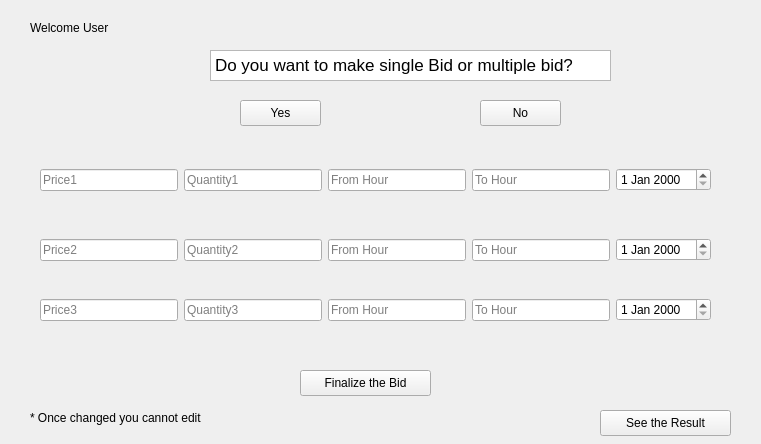
<?xml version="1.0" encoding="UTF-8"?>
<ui version="4.0">
 <class>QWidget</class>
 <widget class="QWidget" name="QWidget">
  <property name="geometry">
   <rect>
    <x>0</x>
    <y>0</y>
    <width>761</width>
    <height>444</height>
   </rect>
  </property>
  <property name="windowTitle">
   <string>Form</string>
  </property>
  <widget class="QTextEdit" name="textEdit">
   <property name="geometry">
    <rect>
     <x>210</x>
     <y>50</y>
     <width>401</width>
     <height>31</height>
    </rect>
   </property>
   <property name="html">
    <string>&lt;!DOCTYPE HTML PUBLIC &quot;-//W3C//DTD HTML 4.0//EN&quot; &quot;http://www.w3.org/TR/REC-html40/strict.dtd&quot;&gt;
&lt;html&gt;&lt;head&gt;&lt;meta name=&quot;qrichtext&quot; content=&quot;1&quot; /&gt;&lt;style type=&quot;text/css&quot;&gt;
p, li { white-space: pre-wrap; }
&lt;/style&gt;&lt;/head&gt;&lt;body style=&quot; font-family:'.AppleSystemUIFont'; font-size:13pt; font-weight:400; font-style:normal;&quot;&gt;
&lt;p style=&quot; margin-top:0px; margin-bottom:0px; margin-left:0px; margin-right:0px; -qt-block-indent:0; text-indent:0px;&quot;&gt;Do you want to make single Bid or multiple bid?&lt;/p&gt;&lt;/body&gt;&lt;/html&gt;</string>
   </property>
  </widget>
  <widget class="QPushButton" name="YesButton">
   <property name="geometry">
    <rect>
     <x>240</x>
     <y>100</y>
     <width>81</width>
     <height>26</height>
    </rect>
   </property>
   <property name="text">
    <string>Yes</string>
   </property>
  </widget>
  <widget class="QPushButton" name="NoButton">
   <property name="geometry">
    <rect>
     <x>480</x>
     <y>100</y>
     <width>81</width>
     <height>26</height>
    </rect>
   </property>
   <property name="text">
    <string>No</string>
   </property>
  </widget>
  <widget class="QLabel" name="Welcome">
   <property name="geometry">
    <rect>
     <x>30</x>
     <y>20</y>
     <width>111</width>
     <height>16</height>
    </rect>
   </property>
   <property name="text">
    <string>Welcome User</string>
   </property>
  </widget>
  <widget class="QWidget" name="horizontalLayoutWidget">
   <property name="geometry">
    <rect>
     <x>30</x>
     <y>140</y>
     <width>691</width>
     <height>80</height>
    </rect>
   </property>
   <layout class="QHBoxLayout" name="horizontalLayout">
    <property name="leftMargin">
     <number>10</number>
    </property>
    <property name="topMargin">
     <number>10</number>
    </property>
    <property name="rightMargin">
     <number>10</number>
    </property>
    <property name="bottomMargin">
     <number>10</number>
    </property>
    <item>
     <widget class="QLineEdit" name="Price1">
      <property name="placeholderText">
       <string>Price1</string>
      </property>
     </widget>
    </item>
    <item>
     <widget class="QLineEdit" name="Quantity1">
      <property name="placeholderText">
       <string>Quantity1</string>
      </property>
     </widget>
    </item>
    <item>
     <widget class="QLineEdit" name="From1">
      <property name="placeholderText">
       <string>From Hour</string>
      </property>
     </widget>
    </item>
    <item>
     <widget class="QLineEdit" name="To1">
      <property name="placeholderText">
       <string>To Hour</string>
      </property>
     </widget>
    </item>
    <item>
     <widget class="QDateEdit" name="Date1"/>
    </item>
   </layout>
  </widget>
  <widget class="QWidget" name="horizontalLayoutWidget_2">
   <property name="geometry">
    <rect>
     <x>30</x>
     <y>210</y>
     <width>691</width>
     <height>80</height>
    </rect>
   </property>
   <layout class="QHBoxLayout" name="horizontalLayout_2">
    <property name="leftMargin">
     <number>10</number>
    </property>
    <property name="topMargin">
     <number>10</number>
    </property>
    <property name="rightMargin">
     <number>10</number>
    </property>
    <property name="bottomMargin">
     <number>10</number>
    </property>
    <item>
     <widget class="QLineEdit" name="Price2">
      <property name="placeholderText">
       <string>Price2</string>
      </property>
     </widget>
    </item>
    <item>
     <widget class="QLineEdit" name="Quantity2">
      <property name="placeholderText">
       <string>Quantity2</string>
      </property>
     </widget>
    </item>
    <item>
     <widget class="QLineEdit" name="From2">
      <property name="placeholderText">
       <string>From Hour</string>
      </property>
     </widget>
    </item>
    <item>
     <widget class="QLineEdit" name="To2">
      <property name="placeholderText">
       <string>To Hour</string>
      </property>
     </widget>
    </item>
    <item>
     <widget class="QDateEdit" name="Date2"/>
    </item>
   </layout>
  </widget>
  <widget class="QWidget" name="horizontalLayoutWidget_3">
   <property name="geometry">
    <rect>
     <x>30</x>
     <y>270</y>
     <width>691</width>
     <height>80</height>
    </rect>
   </property>
   <layout class="QHBoxLayout" name="horizontalLayout_3">
    <property name="leftMargin">
     <number>10</number>
    </property>
    <property name="topMargin">
     <number>10</number>
    </property>
    <property name="rightMargin">
     <number>10</number>
    </property>
    <property name="bottomMargin">
     <number>10</number>
    </property>
    <item>
     <widget class="QLineEdit" name="Price3">
      <property name="placeholderText">
       <string>Price3</string>
      </property>
     </widget>
    </item>
    <item>
     <widget class="QLineEdit" name="Quantity3">
      <property name="placeholderText">
       <string>Quantity3</string>
      </property>
     </widget>
    </item>
    <item>
     <widget class="QLineEdit" name="From3">
      <property name="placeholderText">
       <string>From Hour</string>
      </property>
     </widget>
    </item>
    <item>
     <widget class="QLineEdit" name="To3">
      <property name="placeholderText">
       <string>To Hour</string>
      </property>
     </widget>
    </item>
    <item>
     <widget class="QDateEdit" name="Date3"/>
    </item>
   </layout>
  </widget>
  <widget class="QPushButton" name="FinalButton">
   <property name="geometry">
    <rect>
     <x>300</x>
     <y>370</y>
     <width>131</width>
     <height>26</height>
    </rect>
   </property>
   <property name="text">
    <string>Finalize the Bid</string>
   </property>
  </widget>
  <widget class="QLabel" name="label_2">
   <property name="geometry">
    <rect>
     <x>30</x>
     <y>410</y>
     <width>201</width>
     <height>16</height>
    </rect>
   </property>
   <property name="text">
    <string>* Once changed you cannot edit</string>
   </property>
  </widget>
  <widget class="QPushButton" name="SeeResultButton">
   <property name="geometry">
    <rect>
     <x>600</x>
     <y>410</y>
     <width>131</width>
     <height>26</height>
    </rect>
   </property>
   <property name="text">
    <string>See the Result</string>
   </property>
  </widget>
 </widget>
 <resources/>
 <connections/>
</ui>
